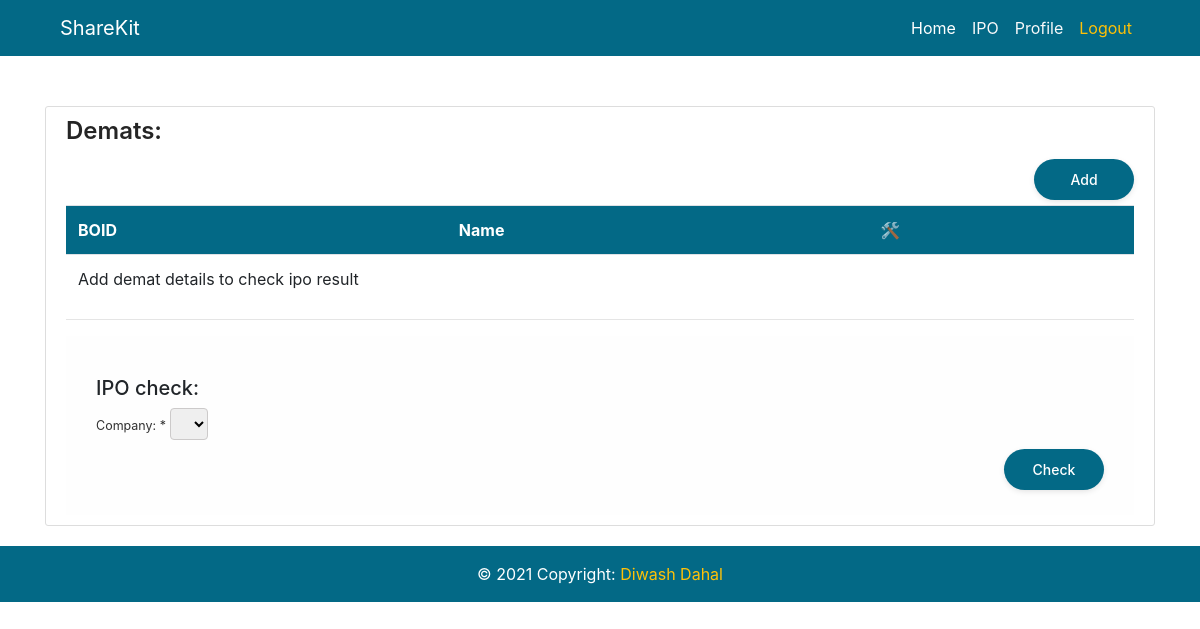
The app's page /ipo/ (signed in), older data.
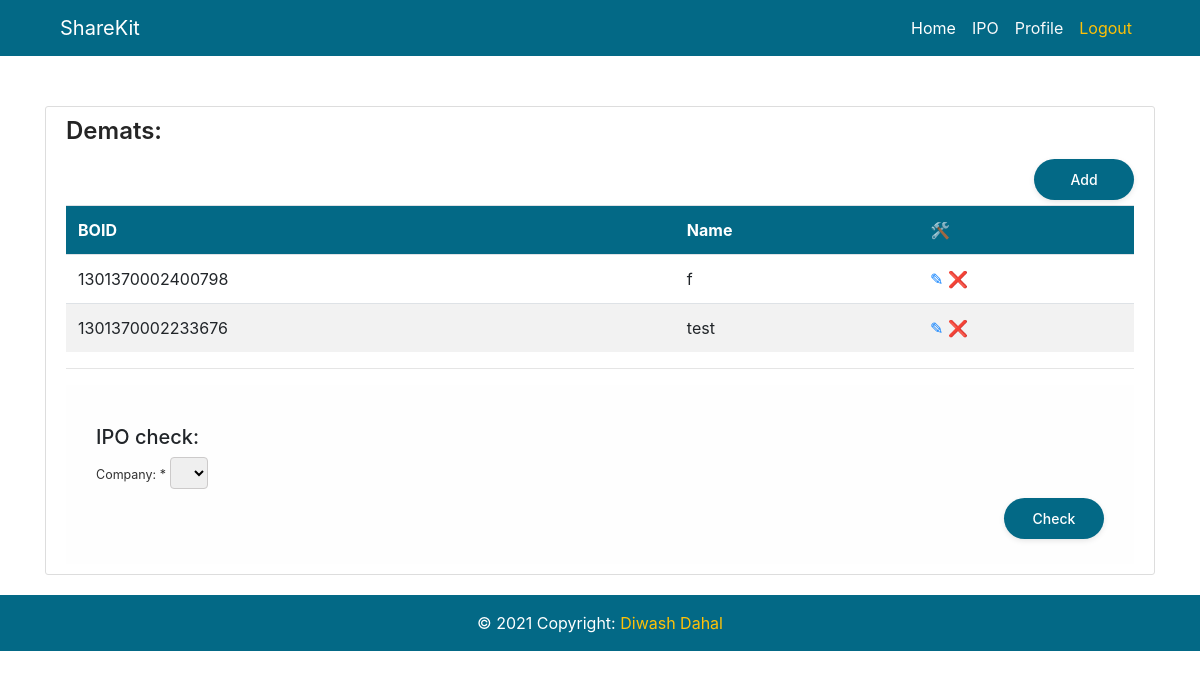
The same page, newer data.
### sharekitapp/models.py (models this page shows, shortened)
class Demat(models.Model):
    boid = models.IntegerField(validators=[
        RegexValidator(
            regex='^1301\d{12}$',
            message='Invalid BOID',
            code='invalid_boid'
            ),
        ]
    )
    name = models.CharField(max_length=50)
    user = models.ForeignKey(User, on_delete=CASCADE)

### sharekitapp/views.py (the view)
# urls.py: path('ipo/', DematListView.as_view(), name="ipo"),
class DematListView(LoginRequiredMixin, ListView):
    model = Demat
    template_name = 'sharekitapp/ipo.html'
    context_object_name = 'demats'
    ordering = ['-id']
    def get_queryset(self):
        return Demat.objects.filter(
            user=self.request.user
        ).order_by('-id')
    def get_context_data(self, **kwargs: any) -> dict[str, any]:
        context = super(DematListView, self).get_context_data(**kwargs)
        context['share_data'] = share_data
        context['form'] = Ipo()
        return context

### sharekitapp/forms.py
class Ipo(forms.Form):
    company = forms.ChoiceField(label="Company: ", choices=companies)

### sharekitapp/templates/sharekitapp/ipo.html (shortened to what this page needs)
{% extends "sharekitapp/base.html" %}
{% load share_filters %}
{% load crispy_forms_tags %}
{% block content %}
<div class="content-section">
    <h4>Demats:</h4>
    <a href="{% url 'add-demat' %}" class="float-right"><button>Add</button></a>
    <table class="table table-striped">
        <tr class="table-head">
            <th>BOID</th>
            <th>Name</th>
            <th>&#128736;</th>
        </tr>
        {% if not demats %}
            <tr>
                <td colspan="6">
                    Add demat details to check ipo result
                </td>
            </tr>
            {% endif %}
        {% for demat in demats %}
            <tr>
                <td>{{ demat.boid }}</td>
                <td>{{ demat.name }}</td>
                <td>
                    <a href="{% url 'update-demat' demat.id %}">
                        &#9998;
                    </a>
                    <a href="{% url 'delete-demat' demat.id %}">
                        &#10060;
                    </a>
                </td>
            </tr>
        {% endfor %}
    </table><hr>
    <form class="log-in" method="POST" action="{% url 'ipo-result' %}">
        <h5>IPO check:</h5>
        {{ form|crispy }}
        <button type="submit">Check</button>
    </form>
</div>
{% endblock %}

Row changes from the older to the newer data that the page shows:
added Demat: boid "1301370002400798", name "f"
added Demat: boid "1301370002233676", name "test"
Text that changed along with them:
text no longer shown: "Add demat details to check ipo result"
